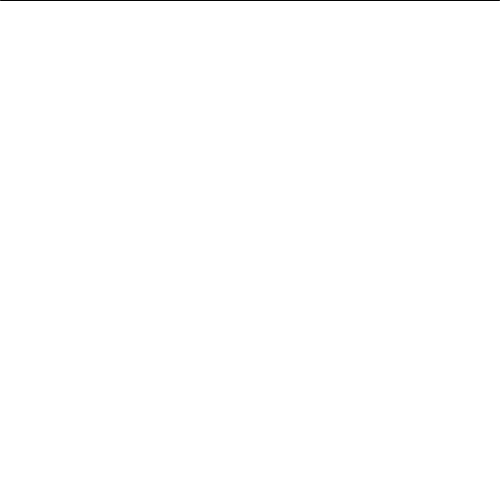
Frame 1 (no input)
Frame 60 (the mouse pressed at the canvas centre just before this capture): identical to frame 1, image omitted
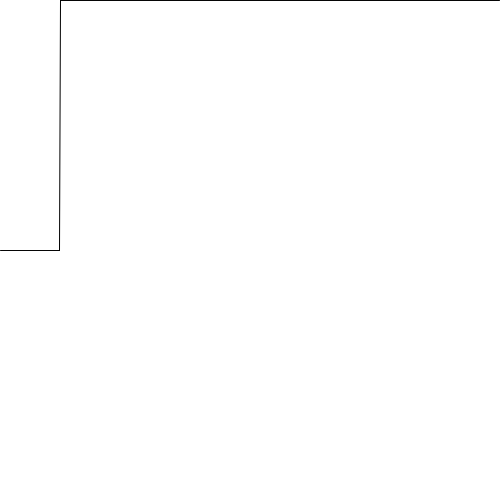
Frame 120 (the mouse held since frame 60 and released just before this capture)

The Processing sketch that drew these frames (run headless with seeded random() and noise(); from frame 60 on, the mouse is pressed at the canvas centre):

// Processing sketch: day_17_1
// ── day_17_1.pde
int[] y;

void setup() {
  size(500, 500); 
  y = new int[width];
}

void draw() {
  background(255);

  for (int i = y.length-1; i > 0; i--) {
    y[i] = y[i-1];
  }
  y[0] = mouseY;
  
  for (int i = 1; i < y.length; i++){
   line(i,y[i],i-1,y[i-1]); 
    
  }
}
